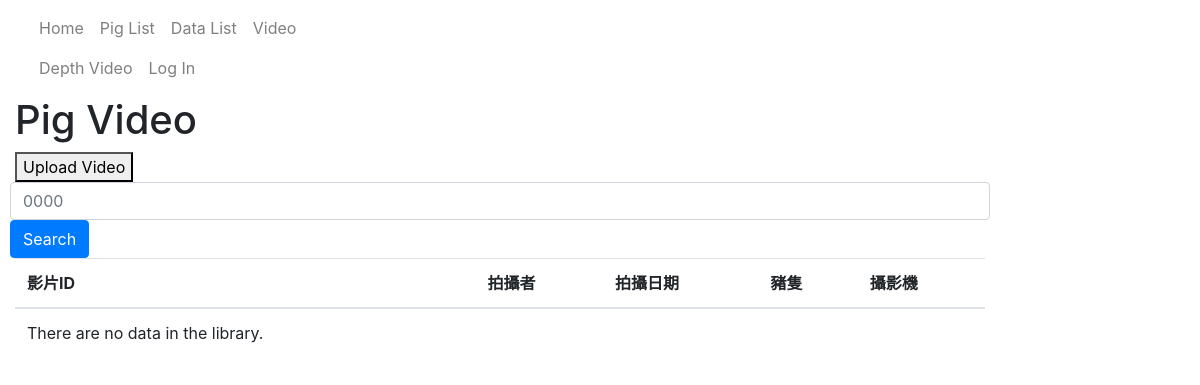
The app's page /catalog/videos/, older data.
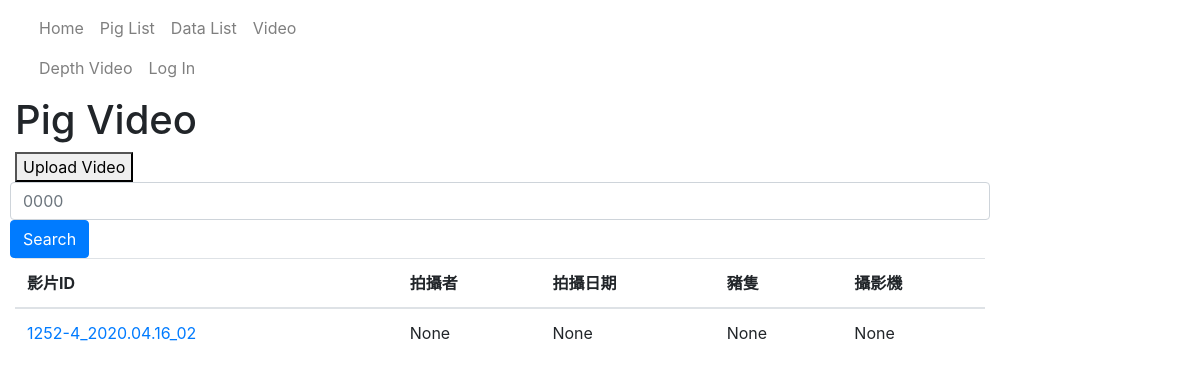
The same page, newer data.
### catalog/models.py (models this page shows, shortened)
class Pig_Video(models.Model):
    video_id = models.CharField(max_length=20, primary_key=True)
    video=models.FileField(upload_to=pig_directory_path)
    video_frame=models.FileField(upload_to=pig_directory_path, null = True)
    photographer = models.CharField(max_length=20,null=True, blank=True)
    date = models.DateField(null=True, blank=True)
    pig_id=models.ForeignKey('Pig', on_delete=models.SET_NULL, null=True, blank=True)
    camera=models.CharField(max_length=40,null=True, blank=True)

### catalog/views.py (the view)
# urls.py: path('videos/', views.PigVideoListView, name='videos'),
def PigVideoListView(request):
    template = 'pig_video_list.html'
    qs = Pig_Video.objects.all()
    video_id = request.GET.get('video_id')
    if is_valid_queryparam(video_id):
        qs = Pig_Video.objects.filter(video_id=video_id)
    context = {'list':qs}
    return render(request, template, context)

### catalog/views.py (called while the page is built)
def is_valid_queryparam(param):
    return (param != '' and param is not None)

### catalog/templates/pig_video_list.html (shortened to what this page needs)
{% extends "base_generic.html" %}
{% block content %}
	<h1>Pig Video</h1>
	<button onclick="location.href='{% url 'video-create' %}';">Upload Video</button>
	<form method="GET" action="." >
		<div class="form-row">
            <input type="text" class="form-control" id="inputvideo_id" placeholder="0000" name="video_id">
            <button type="submit" class="btn btn-primary">Search</button>
		</div>
		<table class="table">
			<thead>
				<tr class="row100 head">
					<th class="cell100 column1">影片ID</th>
					<th class="cell100 column2">拍攝者</th>
					<th class="cell100 column3">拍攝日期</th>
					<th class="cell100 column4">豬隻</th>
					<th class="cell100 column5">攝影機</th>
				</tr>
			</thead>
			<tbody>
				{% if list %}
				{% for video in list %}
				<tr>
					<td><a href="{% url 'video-detail' video.pk %}">{{ video.video_id }}</a></td>
					<td>{{ video.photographer }}</td>
					<td>{{ video.date}}</td>
					<td>{{ video.pig_id }}</td>
					<td>{{ video.camera}}</td>
				</tr>
				{% endfor %}
				{% else %}
				<tr>
					<td>There are no data in the library.</td>
				</tr>
				{% endif %}
			</tbody>
		</table>
	</form>
{% endblock %}

Row changes from the older to the newer data that the page shows:
added Pig_Video: video_id "1252-4_2020.04.16_02", photographer "None", date "None", pig_id "None", camera "None"
Text that changed along with them:
text no longer shown: "There are no data in the library."
